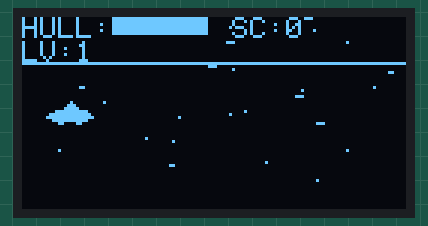
Simulated run of this sketch. Board: Arduino Uno, built with avr-gcc and run on an emulated ATmega328P. Parts: 128×64 one-colour display.

Above: at 0.07 s.
At 4.98 s:
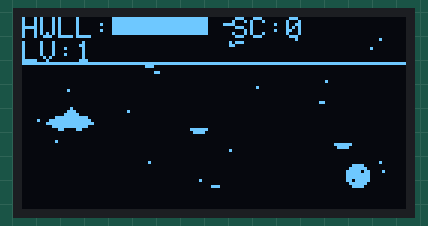
At 10.05 s:
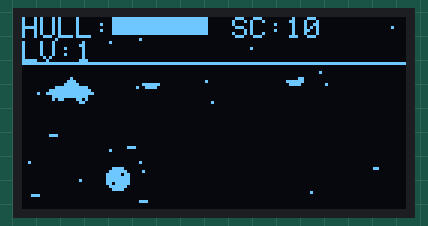
At 19.93 s:
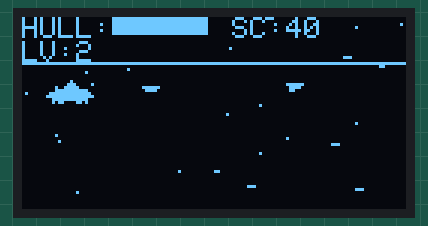
At 29.83 s:
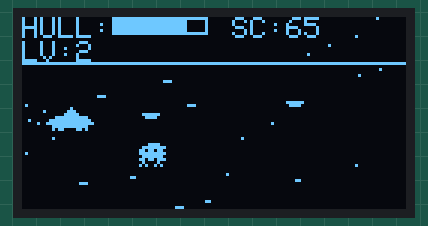
At 39.87 s:
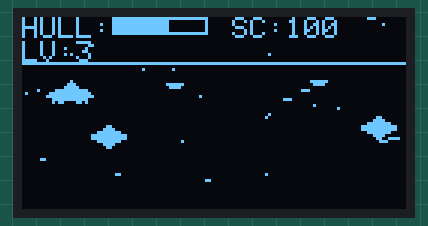

The sketch:

space_war.ino
```cpp
#include <SPI.h>
#include <Wire.h>
#include <Adafruit_GFX.h>
#include <Adafruit_SSD1306.h>
#include <math.h>

#define SCREEN_WIDTH 128
#define SCREEN_HEIGHT 64
#define OLED_RESET -1
#define SCREEN_ADDRESS 0x3C

Adafruit_SSD1306 display(SCREEN_WIDTH, SCREEN_HEIGHT, &Wire, OLED_RESET);

// ==========================================
// SPRITES EN PIXEL ART (Alta calidad)
// ==========================================

// Nave del jugador (16x8) - Diseño estilo caza estelar
const unsigned char ship_bmp[] PROGMEM = {
  0x00, 0x80, // ........#.......
  0x01, 0xC0, // .......###......
  0x03, 0xE0, // ......#####.....
  0x1F, 0xFC, // ...#########....
  0x7F, 0xFE, // .##############.
  0xFF, 0xFF, // ################
  0x3F, 0xFC, // ..############..
  0x0C, 0x30, // ....##....##....
};

// Nave con propulsores encendidos (frame 2)
const unsigned char ship_thrust_bmp[] PROGMEM = {
  0x00, 0x80, // ........#.......
  0x01, 0xC0, // .......###......
  0x03, 0xE0, // ......#####.....
  0x1F, 0xFC, // ...#########....
  0x7F, 0xFE, // .##############.
  0xFF, 0xFF, // ################
  0x3F, 0xFC, // ..############..
  0x2C, 0x34, // ..#.##....##.#..
};

// Enemigo tipo 1: Nave alien (12x8)
const unsigned char enemy1_bmp[] PROGMEM = {
  0x1E, 0x00, // ...####.........
  0x7F, 0x80, // .########.......
  0xDB, 0x00, // ##.##.##........
  0xFF, 0x80, // #########.......
  0x7F, 0x00, // .#######........
  0xDB, 0x80, // ##.##.###.......
  0x42, 0x00, // .#....#.........
  0xA5, 0x00, // #.#..#.#........
};

// Enemigo tipo 2: Crucero pesado (14x8)
const unsigned char enemy2_bmp[] PROGMEM = {
  0x06, 0x00, // .....##.........
  0x0F, 0x00, // ....####........
  0x3F, 0xC0, // ..########......
  0xFF, 0xF0, // ############....
  0xFF, 0xF0, // ############....
  0x3F, 0xC0, // ..########......
  0x0F, 0x00, // ....####........
  0x06, 0x00, // .....##.........
};

// Enemigo tipo 3: Asteroide (8x8)
const unsigned char asteroid_bmp[] PROGMEM = {
  0x3C, // ..####..
  0x7E, // .######.
  0xFB, // #####.##
  0xFF, // ########
  0xFF, // ########
  0xDF, // ##.#####
  0x7E, // .######.
  0x3C, // ..####..
};

// Explosion frame 1 (8x8)
const unsigned char explosion1_bmp[] PROGMEM = {
  0x00, // ........
  0x24, // ..#..#..
  0x18, // ...##...
  0x7E, // .######.
  0x7E, // .######.
  0x18, // ...##...
  0x24, // ..#..#..
  0x00, // ........
};

// Explosion frame 2 (8x8)
const unsigned char explosion2_bmp[] PROGMEM = {
  0x42, // .#....#.
  0x24, // ..#..#..
  0x5A, // .#.##.#.
  0xBD, // #.####.#
  0xBD, // #.####.#
  0x5A, // .#.##.#.
  0x24, // ..#..#..
  0x42, // .#....#.
};

// Explosion frame 3 (8x8)
const unsigned char explosion3_bmp[] PROGMEM = {
  0x81, // #......#
  0x42, // .#....#.
  0x24, // ..#..#..
  0x18, // ...##...
  0x18, // ...##...
  0x24, // ..#..#..
  0x42, // .#....#.
  0x81, // #......#
};

// Powerup (escudo) (8x8)
const unsigned char powerup_bmp[] PROGMEM = {
  0x3C, // ..####..
  0x42, // .#....#.
  0x99, // #..##..#
  0xA5, // #.#..#.#
  0xA5, // #.#..#.#
  0x99, // #..##..#
  0x42, // .#....#.
  0x3C, // ..####..
};

// ==========================================
// ESTRELLAS DE FONDO (Parallax de 3 capas)
// ==========================================
#define NUM_STARS_FAR 12
#define NUM_STARS_MID 8
#define NUM_STARS_NEAR 5

struct Star {
  int16_t x;
  int16_t y;
};

Star starsFar[NUM_STARS_FAR];
Star starsMid[NUM_STARS_MID];
Star starsNear[NUM_STARS_NEAR];

// ==========================================
// ENTIDADES DEL JUEGO
// ==========================================
#define MAX_BULLETS 6
#define MAX_ENEMIES 5
#define MAX_EXPLOSIONS 4
#define MAX_PARTICLES 10

struct Bullet {
  int16_t x, y;
  bool active;
};

struct Enemy {
  int16_t x, y;
  int8_t type;       // 0=alien, 1=crucero, 2=asteroide
  int8_t hp;
  int8_t movePattern; // patron de movimiento
  float phase;        // fase para mov sinusoidal
  bool active;
};

struct Explosion {
  int16_t x, y;
  int8_t frame;
  int8_t timer;
  bool active;
};

struct Particle {
  float x, y;
  float vx, vy;
  int8_t life;
  bool active;
};

// Nave del jugador
float shipY = 28.0;
float shipVelY = 0.0;
int shipX = 8;
bool shieldActive = false;
int shieldTimer = 0;

// Balas
Bullet bullets[MAX_BULLETS];

// Enemigos
Enemy enemies[MAX_ENEMIES];

// Explosiones
Explosion explosions[MAX_EXPLOSIONS];

// Particulas de exhaust
Particle particles[MAX_PARTICLES];

// Estado del juego
unsigned long frame = 0;
int score = 0;
int hull = 100;      // Vida del jugador
int bulletCooldown = 0;
int enemySpawnTimer = 0;
int difficulty = 1;
bool gameOver = false;
int dangerTimer = 0;

// Semilla de pseudo-random simple
uint16_t rngState = 12345;
uint16_t fastRandom() {
  rngState ^= rngState << 7;
  rngState ^= rngState >> 9;
  rngState ^= rngState << 8;
  return rngState;
}

// ==========================================
// INICIALIZACION
// ==========================================
void initStars() {
  for (int i = 0; i < NUM_STARS_FAR; i++) {
    starsFar[i].x = fastRandom() % SCREEN_WIDTH;
    starsFar[i].y = fastRandom() % SCREEN_HEIGHT;
  }
  for (int i = 0; i < NUM_STARS_MID; i++) {
    starsMid[i].x = fastRandom() % SCREEN_WIDTH;
    starsMid[i].y = fastRandom() % SCREEN_HEIGHT;
  }
  for (int i = 0; i < NUM_STARS_NEAR; i++) {
    starsNear[i].x = fastRandom() % SCREEN_WIDTH;
    starsNear[i].y = fastRandom() % SCREEN_HEIGHT;
  }
}

void initGame() {
  for (int i = 0; i < MAX_BULLETS; i++) bullets[i].active = false;
  for (int i = 0; i < MAX_ENEMIES; i++) enemies[i].active = false;
  for (int i = 0; i < MAX_EXPLOSIONS; i++) explosions[i].active = false;
  for (int i = 0; i < MAX_PARTICLES; i++) particles[i].active = false;
  initStars();
}

void setup() {
  Serial.begin(115200);

  if (!display.begin(SSD1306_SWITCHCAPVCC, SCREEN_ADDRESS)) {
    Serial.println(F("SSD1306 fail"));
    for (;;);
  }

  initGame();
}

// ==========================================
// ACTUALIZACION DE ESTRELLAS (Parallax)
// ==========================================
void updateStars() {
  // Capa lejana: velocidad 1px cada 2 frames
  if (frame % 2 == 0) {
    for (int i = 0; i < NUM_STARS_FAR; i++) {
      starsFar[i].x--;
      if (starsFar[i].x < 0) {
        starsFar[i].x = SCREEN_WIDTH - 1;
        starsFar[i].y = fastRandom() % SCREEN_HEIGHT;
      }
    }
  }
  // Capa media: velocidad 1px por frame
  for (int i = 0; i < NUM_STARS_MID; i++) {
    starsMid[i].x--;
    if (starsMid[i].x < 0) {
      starsMid[i].x = SCREEN_WIDTH - 1;
      starsMid[i].y = fastRandom() % SCREEN_HEIGHT;
    }
  }
  // Capa cercana: velocidad 2px por frame
  for (int i = 0; i < NUM_STARS_NEAR; i++) {
    starsNear[i].x -= 2;
    if (starsNear[i].x < 0) {
      starsNear[i].x = SCREEN_WIDTH - 1;
      starsNear[i].y = fastRandom() % SCREEN_HEIGHT;
    }
  }
}

void drawStars() {
  for (int i = 0; i < NUM_STARS_FAR; i++) {
    display.drawPixel(starsFar[i].x, starsFar[i].y, SSD1306_WHITE);
  }
  for (int i = 0; i < NUM_STARS_MID; i++) {
    display.drawPixel(starsMid[i].x, starsMid[i].y, SSD1306_WHITE);
    // Estrella ligeramente mas grande
    if (i % 3 == 0) display.drawPixel(starsMid[i].x + 1, starsMid[i].y, SSD1306_WHITE);
  }
  for (int i = 0; i < NUM_STARS_NEAR; i++) {
    // Estrella cercana = linea corta para dar sensacion de velocidad
    display.drawLine(starsNear[i].x, starsNear[i].y, starsNear[i].x + 2, starsNear[i].y, SSD1306_WHITE);
  }
}

// ==========================================
// MOVIMIENTO DE LA NAVE (Autopiloto cinematico)
// ==========================================
void updateShip() {
  // Movimiento sinusoidal suave con variacion
  float targetY = 28.0 + sin(frame * 0.04) * 12.0 + cos(frame * 0.027) * 8.0;

  // Suavizado tipo "easing" para movimiento natural
  shipVelY = (targetY - shipY) * 0.08;
  shipY += shipVelY;

  // Mantener dentro de pantalla (zona azul: 16-56)
  if (shipY < 18) shipY = 18;
  if (shipY > 52) shipY = 52;
}

void drawShip() {
  // Alternar sprite de propulsores cada 3 frames
  if ((frame / 3) % 2 == 0) {
    display.drawBitmap(shipX, (int)shipY, ship_bmp, 16, 8, SSD1306_WHITE);
  } else {
    display.drawBitmap(shipX, (int)shipY, ship_thrust_bmp, 16, 8, SSD1306_WHITE);
  }

  // Escudo visual
  if (shieldActive) {
    display.drawCircle(shipX + 8, (int)shipY + 4, 10, SSD1306_WHITE);
    shieldTimer--;
    if (shieldTimer <= 0) shieldActive = false;
  }
}

// ==========================================
// PARTICULAS DE ESCAPE DEL MOTOR
// ==========================================
void spawnExhaustParticle() {
  for (int i = 0; i < MAX_PARTICLES; i++) {
    if (!particles[i].active) {
      particles[i].active = true;
      particles[i].x = shipX - 1;
      particles[i].y = shipY + 4 + ((fastRandom() % 3) - 1);
      particles[i].vx = -1.0 - (fastRandom() % 100) / 100.0;
      particles[i].vy = ((fastRandom() % 100) - 50) / 100.0;
      particles[i].life = 4 + (fastRandom() % 4);
      break;
    }
  }
}

void updateParticles() {
  for (int i = 0; i < MAX_PARTICLES; i++) {
    if (particles[i].active) {
      particles[i].x += particles[i].vx;
      particles[i].y += particles[i].vy;
      particles[i].life--;
      if (particles[i].life <= 0 || particles[i].x < 0) {
        particles[i].active = false;
      }
    }
  }
}

void drawParticles() {
  for (int i = 0; i < MAX_PARTICLES; i++) {
    if (particles[i].active) {
      display.drawPixel((int)particles[i].x, (int)particles[i].y, SSD1306_WHITE);
    }
  }
}

// ==========================================
// DISPAROS
// ==========================================
void fireBullet() {
  if (bulletCooldown > 0) return;
  for (int i = 0; i < MAX_BULLETS; i++) {
    if (!bullets[i].active) {
      bullets[i].active = true;
      bullets[i].x = shipX + 16;
      bullets[i].y = (int)shipY + 3;
      bulletCooldown = 8;
      break;
    }
  }
}

void updateBullets() {
  if (bulletCooldown > 0) bulletCooldown--;

  // Disparar automaticamente cada cierto tiempo
  if (frame % 12 == 0) fireBullet();

  for (int i = 0; i < MAX_BULLETS; i++) {
    if (bullets[i].active) {
      bullets[i].x += 4; // Velocidad del laser
      if (bullets[i].x > SCREEN_WIDTH) {
        bullets[i].active = false;
      }
    }
  }
}

void drawBullets() {
  for (int i = 0; i < MAX_BULLETS; i++) {
    if (bullets[i].active) {
      // Laser con brillo: linea doble
      display.drawLine(bullets[i].x, bullets[i].y, bullets[i].x + 5, bullets[i].y, SSD1306_WHITE);
      display.drawLine(bullets[i].x + 1, bullets[i].y + 1, bullets[i].x + 4, bullets[i].y + 1, SSD1306_WHITE);
    }
  }
}

// ==========================================
// ENEMIGOS
// ==========================================
void spawnEnemy() {
  for (int i = 0; i < MAX_ENEMIES; i++) {
    if (!enemies[i].active) {
      enemies[i].active = true;
      enemies[i].x = SCREEN_WIDTH + 5;
      enemies[i].y = 18 + (fastRandom() % 34);
      enemies[i].type = fastRandom() % 3;
      enemies[i].hp = (enemies[i].type == 1) ? 3 : (enemies[i].type == 2) ? 2 : 1;
      enemies[i].movePattern = fastRandom() % 3;
      enemies[i].phase = (fastRandom() % 628) / 100.0;
      break;
    }
  }
}

void updateEnemies() {
  enemySpawnTimer++;
  int spawnRate = max(20, 60 - difficulty * 5);
  if (enemySpawnTimer >= spawnRate) {
    spawnEnemy();
    enemySpawnTimer = 0;
  }

  // Aumentar dificultad cada 300 frames
  if (frame % 300 == 0 && difficulty < 10) difficulty++;

  for (int i = 0; i < MAX_ENEMIES; i++) {
    if (!enemies[i].active) continue;

    // Velocidad base segun tipo
    int speed = (enemies[i].type == 2) ? 1 : 2; // Asteroides mas lentos
    enemies[i].x -= speed;

    // Patron de movimiento
    enemies[i].phase += 0.08;
    switch (enemies[i].movePattern) {
      case 0: // Recto
        break;
      case 1: // Sinusoidal
        enemies[i].y += sin(enemies[i].phase) * 1.5;
        break;
      case 2: // Zigzag
        enemies[i].y += (((int)(enemies[i].phase * 2) % 2) == 0) ? 1 : -1;
        break;
    }

    // Mantener en pantalla
    if (enemies[i].y < 17) enemies[i].y = 17;
    if (enemies[i].y > 54) enemies[i].y = 54;

    // Fuera de pantalla
    if (enemies[i].x < -16) {
      enemies[i].active = false;
    }
  }
}

void drawEnemies() {
  for (int i = 0; i < MAX_ENEMIES; i++) {
    if (!enemies[i].active) continue;
    switch (enemies[i].type) {
      case 0:
        display.drawBitmap(enemies[i].x, enemies[i].y, enemy1_bmp, 12, 8, SSD1306_WHITE);
        break;
      case 1:
        display.drawBitmap(enemies[i].x, enemies[i].y, enemy2_bmp, 14, 8, SSD1306_WHITE);
        break;
      case 2:
        display.drawBitmap(enemies[i].x, enemies[i].y, asteroid_bmp, 8, 8, SSD1306_WHITE);
        break;
    }
  }
}

// ==========================================
// EXPLOSIONES
// ==========================================
void spawnExplosion(int16_t x, int16_t y) {
  for (int i = 0; i < MAX_EXPLOSIONS; i++) {
    if (!explosions[i].active) {
      explosions[i].active = true;
      explosions[i].x = x;
      explosions[i].y = y;
      explosions[i].frame = 0;
      explosions[i].timer = 0;
      break;
    }
  }
}

void updateExplosions() {
  for (int i = 0; i < MAX_EXPLOSIONS; i++) {
    if (!explosions[i].active) {
      continue;
    }
    explosions[i].timer++;
    if (explosions[i].timer >= 4) {
      explosions[i].timer = 0;
      explosions[i].frame++;
      if (explosions[i].frame >= 4) {
        explosions[i].active = false;
      }
    }
  }
}

void drawExplosions() {
  for (int i = 0; i < MAX_EXPLOSIONS; i++) {
    if (!explosions[i].active) continue;
    switch (explosions[i].frame) {
      case 0:
        display.drawBitmap(explosions[i].x, explosions[i].y, explosion1_bmp, 8, 8, SSD1306_WHITE);
        break;
      case 1:
        display.drawBitmap(explosions[i].x, explosions[i].y, explosion2_bmp, 8, 8, SSD1306_WHITE);
        break;
      case 2:
        display.drawBitmap(explosions[i].x, explosions[i].y, explosion3_bmp, 8, 8, SSD1306_WHITE);
        break;
      case 3:
        display.drawBitmap(explosions[i].x, explosions[i].y, explosion1_bmp, 8, 8, SSD1306_WHITE);
        break;
    }
  }
}

// ==========================================
// COLISIONES
// ==========================================
void checkCollisions() {
  for (int i = 0; i < MAX_BULLETS; i++) {
    if (!bullets[i].active) continue;
    for (int j = 0; j < MAX_ENEMIES; j++) {
      if (!enemies[j].active) continue;

      int ew = (enemies[j].type == 2) ? 8 : 12;

      if (bullets[i].x + 5 >= enemies[j].x &&
          bullets[i].x <= enemies[j].x + ew &&
          bullets[i].y + 1 >= enemies[j].y &&
          bullets[i].y <= enemies[j].y + 8) {
        // Impacto!
        bullets[i].active = false;
        enemies[j].hp--;

        if (enemies[j].hp <= 0) {
          spawnExplosion(enemies[j].x, enemies[j].y);
          enemies[j].active = false;
          score += (enemies[j].type + 1) * 10;
        }
        break;
      }
    }
  }

  // Colision nave-enemigo
  for (int j = 0; j < MAX_ENEMIES; j++) {
    if (!enemies[j].active) continue;

    int ew = (enemies[j].type == 2) ? 8 : 12;

    if (shipX + 16 >= enemies[j].x &&
        shipX <= enemies[j].x + ew &&
        (int)shipY + 8 >= enemies[j].y &&
        (int)shipY <= enemies[j].y + 8) {

      if (!shieldActive) {
        hull -= 20;
        dangerTimer = 30;
      }
      spawnExplosion(enemies[j].x, enemies[j].y);
      enemies[j].active = false;
      score += 5;
    }
  }
}

// ==========================================
// HUD (Zona amarilla: 0-15px)
// ==========================================
void drawHUD() {
  // Linea divisoria
  display.drawLine(0, 15, 127, 15, SSD1306_WHITE);

  // HULL (barra de vida)
  display.setTextSize(1);
  display.setTextColor(SSD1306_WHITE);
  display.setCursor(0, 0);
  display.print(F("HULL:"));

  // Barra de vida
  int barWidth = map(hull, 0, 100, 0, 30);
  display.drawRect(30, 0, 32, 6, SSD1306_WHITE);
  display.fillRect(31, 1, barWidth, 4, SSD1306_WHITE);

  // Score
  display.setCursor(70, 0);
  display.print(F("SC:"));
  display.print(score);

  // DANGER!! parpadeante
  if (dangerTimer > 0) {
    dangerTimer--;
    if ((frame / 4) % 2 == 0) {
      display.setCursor(80, 8);
      display.print(F("DANGER!!"));
    }
  }

  // Nivel de dificultad
  display.setCursor(0, 8);
  display.print(F("LV:"));
  display.print(difficulty);
}

// ==========================================
// GAME OVER
// ==========================================
void drawGameOver() {
  display.clearDisplay();

  // Fondo de estrellas sigue moviéndose
  updateStars();
  drawStars();

  // Caja centrada con borde doble
  display.drawRect(20, 10, 88, 44, SSD1306_WHITE);
  display.drawRect(22, 12, 84, 40, SSD1306_WHITE);

  // Limpiar interior
  display.fillRect(23, 13, 82, 38, SSD1306_BLACK);

  display.setTextSize(1);
  display.setTextColor(SSD1306_WHITE);

  // Titulo parpadeante
  if ((frame / 15) % 2 == 0) {
    display.setCursor(32, 18);
    display.print(F("GAME OVER"));
  }

  display.setCursor(30, 30);
  display.print(F("SCORE: "));
  display.print(score);

  display.setCursor(30, 40);
  display.print(F("LEVEL: "));
  display.print(difficulty);

  display.display();

  // Reiniciar despues de 5 segundos
  if (frame % 150 == 0) {
    score = 0;
    hull = 100;
    difficulty = 1;
    gameOver = false;
    dangerTimer = 0;
    shipY = 28.0;
    initGame();
  }
}

// ==========================================
// LOOP PRINCIPAL
// ==========================================
void loop() {
  frame++;

  if (hull <= 0 && !gameOver) {
    gameOver = true;
    spawnExplosion(shipX, (int)shipY);
  }

  if (gameOver) {
    drawGameOver();
    return;
  }

  display.clearDisplay();

  // 1. Actualizar todo
  updateStars();
  updateShip();
  updateBullets();
  updateEnemies();
  updateExplosions();
  updateParticles();
  checkCollisions();

  // Generar particulas de motor cada 2 frames
  if (frame % 2 == 0) spawnExhaustParticle();

  // 2. Dibujar todo (orden de capas: fondo -> objetos -> HUD)
  drawStars();
  drawParticles();
  drawBullets();
  drawEnemies();
  drawExplosions();
  drawShip();
  drawHUD();

  // 3. Enviar al display
  display.display();

  // ~30 FPS
  delay(33);
}
```
